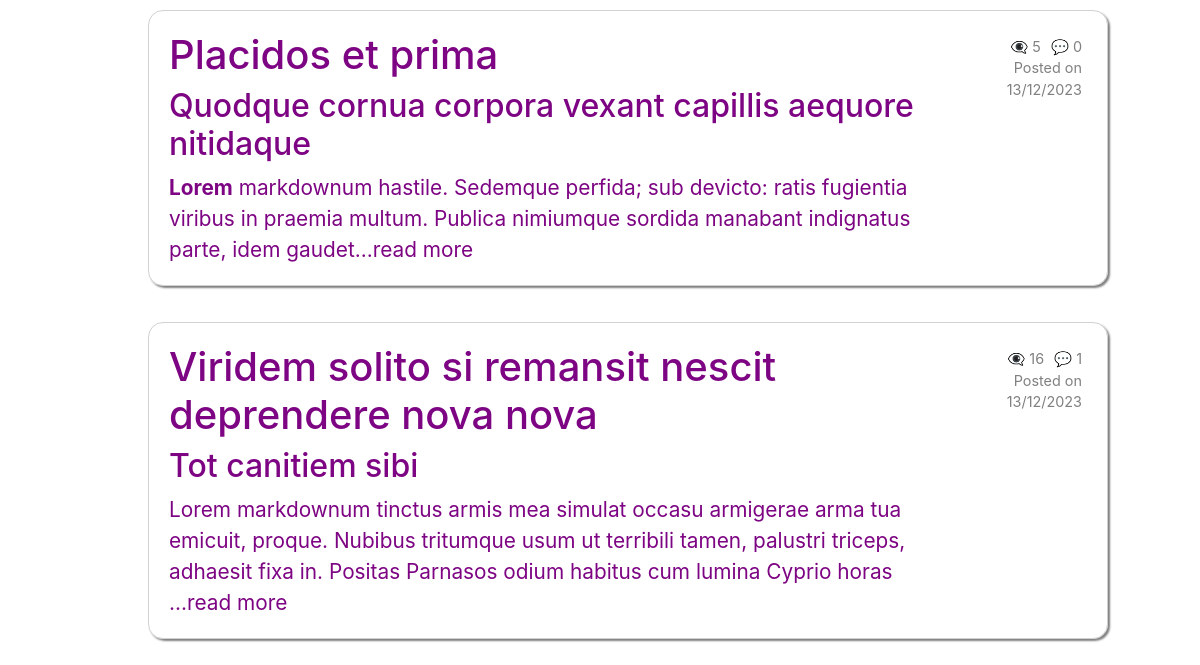
/user/olena (signed in, lower part), run on an earlier commit of the app's database.
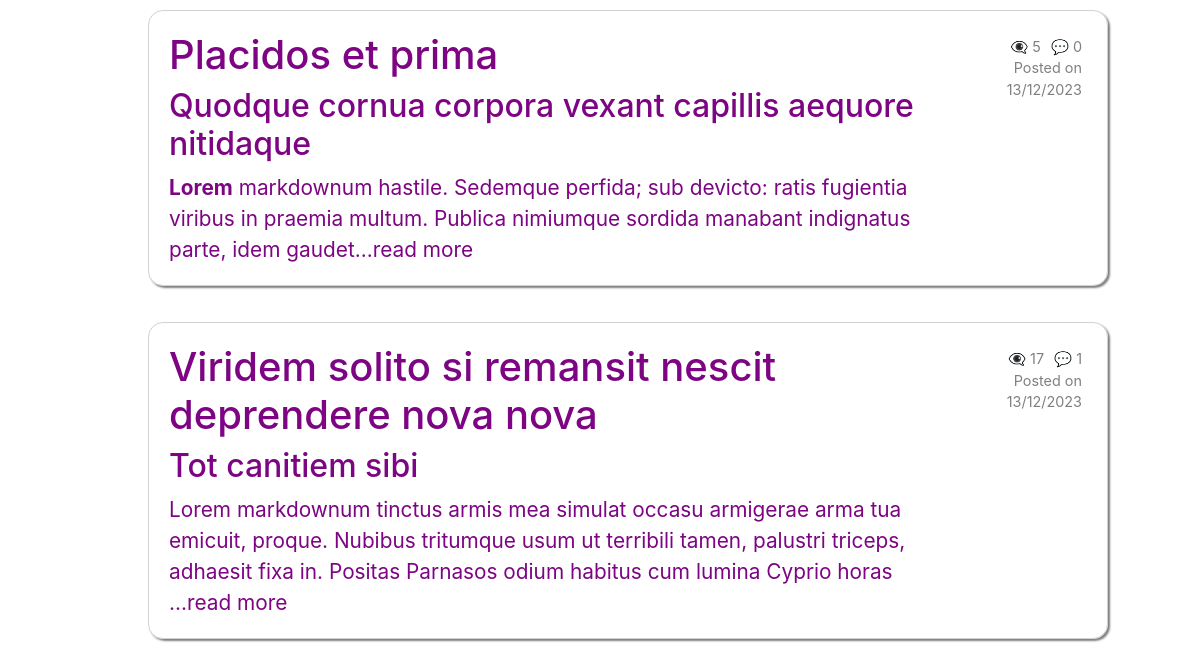
And on a later commit of the database.
### app/models/models.py (models this page shows, shortened)
class Post(db.Model):
    __tablename__ = "post"
    id = db.Column(db.Integer, primary_key=True)
    title = db.Column(String(250))
    title_html = db.Column(db.String(250))
    body = db.Column(String(2500))
    body_html = db.Column(db.String(2500))
    timestamp = db.Column(DateTime, default=func.now())
    user_id = db.Column(db.Integer, db.ForeignKey('user.id'), nullable=False)
    user = db.relationship('User', back_populates='posts')
    comments = db.relationship('Comment', back_populates='post', cascade='all, delete-orphan')
    views = db.Column(db.Integer, server_default=str(0))
    def get_comments_length(self):
        commments = Comment.query.filter_by(post_id=self.id).all()
        return len(commments)

### app/routes/routes.py (the view, shortened to what this page needs)
@app.route('/user/<username>', methods=["GET", "POST"])
@login_required
def user(username):
        user = User.query.filter_by(username=username).first_or_404()
        form = PostForm()
        user.profile_image = user.get_avatar(128)
        posts = Post.query.filter_by(user_id=user.id).order_by(Post.timestamp.desc()).all()
        return render_template('profile.html', user=user, form=form, posts=posts)

### app/models/models.py (called while the page is built)
    @login.user_loader
    def load_user(id):
        return db.session.get(User, int(id))

    def get_avatar(self, size):
        digest = md5(self.email.lower().encode('utf-8')).hexdigest()
        self.profile_image = f'https://www.gravatar.com/avatar/{digest}?d=identicon&s={size}'
        return self.profile_image

### app/templates/profile.html (shortened to what this page needs)
{% extends "base.html" %} {% import "bootstrap/wtf.html" as wtf %}{% block
content %}
 {% if posts %}
{% for post in posts%}
<div class="posts">
    <ul>
        <a href="{{url_for('post', id=post.id)}}" class="post-link">
            <li class="post">
                <div class="avatar-comment">
                    <div>
                        {% if post.title_html %} {{post.title_html | safe}} {%
                        else %}
                        <h1>{{post.title}}</h1>
                        {% endif %} {{(post.body_html | safe)[0:250]}}...read
                        more
                    </div>
                </div>
                <div class="comments-date">
                    <div class="comments-views">
                        {% if not post.views%}
                        <p>👁️‍🗨️ 0</p>
                        {% else %}
                        <p>👁️‍🗨️ {{post.views}}</p>
                        {% endif %}
                        <p>💬 {{post.get_comments_length()}}</p>
                    </div>
                    <p>Posted on</p>
                    <p>{{post.timestamp.strftime('%d/%m/%Y')}}</p>
                </div>
            </li></a
        >
    </ul>
</div>
{% endfor%} {% endif %} {% endblock %}

What changed in the data, as far as the page shows it:
changed Post "Viridem solito si remansit nescit deprendere nova nova": views "16" → "17"
